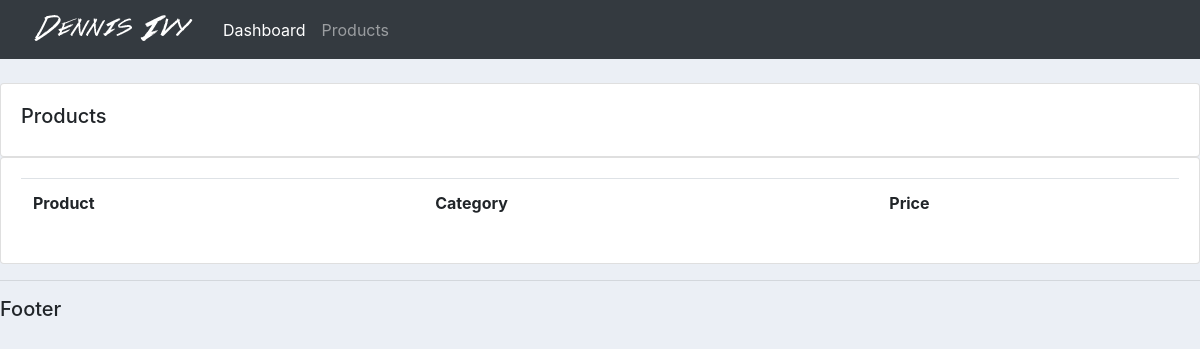
The app's page /products/, older data.
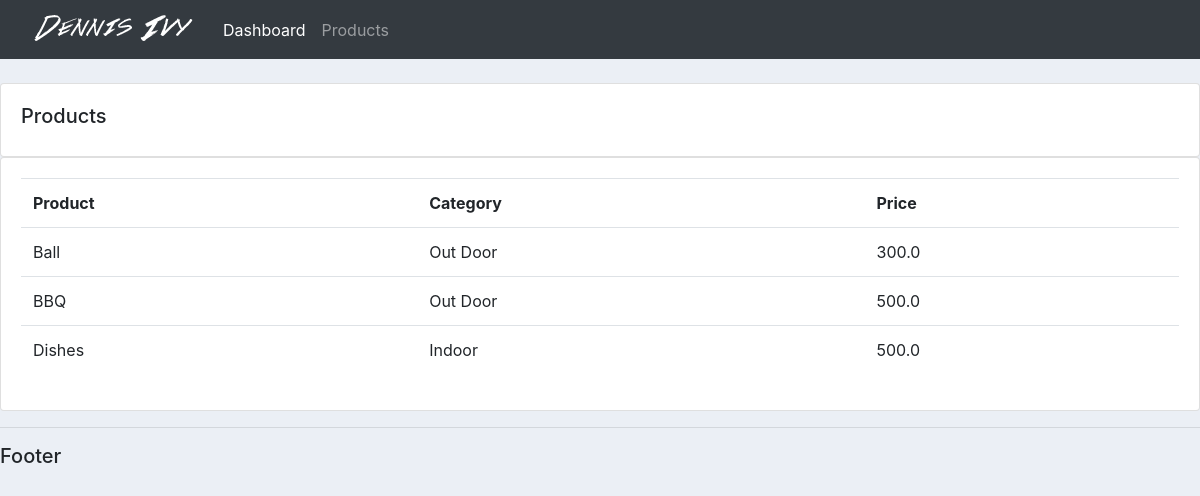
The same page, newer data.
### accounts/models.py (models this page shows, shortened)
class Product(models.Model):
    CATEGORY = (
        ("Indoor", "Indoor"),
        ("Out Door", "Out Door"),
    )
    name = models.CharField(max_length=50, null=True)
    price = models.FloatField(null=True)
    category = models.CharField(max_length=50, null=True, choices=CATEGORY)
    description = models.CharField(max_length=50, null=True)
    date_created = models.DateTimeField(auto_now_add=True)
    tag = models.ManyToManyField(Tags)

### accounts/views.py (the view)
# urls.py: path("products/", views.products, name="products"),
def products(request):
    product = Product.objects.all()
    return render(request, "accounts/products.html", {"product": product})

### accounts/templates/accounts/products.html
{% extends "accounts/index.html" %} {% block content %}
<br />
<div class="row">
  <div class="col-md">
    <div class="card card-body">
      <h5>Products</h5>
    </div>
    <div class="card card-body">
      <table class="table">
        <tr>
          <th>Product</th>
          <th>Category</th>
          <th>Price</th>
        </tr>
        <tr>
        {% for i in product %}
        <td>
          {{i.name}}
        </td>
        <td>
          {{i.category}}
        </td>
        <td>
          {{i.price}}
        </td>
          </tr>
        {% endfor %}
      </table>
    </div>
  </div>
</div>
{% endblock %}

Row changes from the older to the newer data that the page shows:
added Product: name "Ball", category "Out Door", price "300.0"
added Product: name "BBQ", category "Out Door", price "500.0"
added Product: name "Dishes", category "Indoor", price "500.0"
